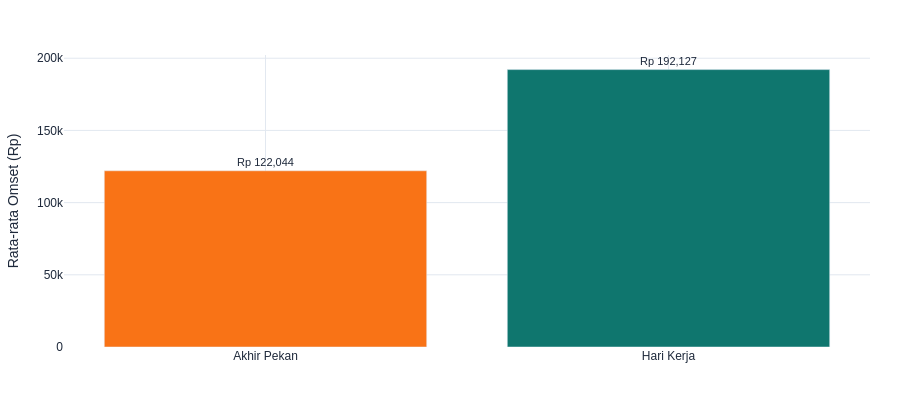

The notebook cell saved with this chart:
### Code cell
# 6. HARI KERJA vs AKHIR PEKAN
df['Tipe_Hari'] = df['Hari'].apply(lambda x: 'Akhir Pekan' if x in ['Sabtu', 'Minggu'] else 'Hari Kerja')
dow_compare = df.groupby('Tipe_Hari')['Omset'].mean().reset_index()
dow_compare.columns = ['Tipe_Hari', 'Rata_rata']

fig6 = px.bar(dow_compare, x='Tipe_Hari', y='Rata_rata', color='Tipe_Hari',
              color_discrete_map={'Hari Kerja': COLORS['primary'], 'Akhir Pekan': COLORS['accent_coral']},
              labels={'Rata_rata': 'Rata-rata Omset (Rp)', 'Tipe_Hari': ''})
fig6.update_traces(texttemplate='Rp %{y:,.0f}', textposition='outside', textfont_size=11)
fig6.update_layout(showlegend=False, yaxis=dict(zeroline=False))
styled(fig6, 400)
fig6.show()
save(fig6, '06_hari_kerja_weekend')

### Figure 1 — Plotly figure (JSON) as saved in the notebook; plotly's stock layout.template omitted (floating-point values rounded to 4 significant figures)
{"data": [{"hovertemplate": "=%{x}<br>Rata-rata Omset (Rp)=%{y}<extra></extra>", "legendgroup": "Akhir Pekan", "marker": {"color": "#F97316", "pattern": {"shape": ""}}, "name": "Akhir Pekan", "orientation": "v", "showlegend": true, "textfont": {"size": 11}, "textposition": "outside", "texttemplate": "Rp %{y:,.0f}", "type": "bar", "x": ["Akhir Pekan"], "xaxis": "x", "y": [122000.0], "yaxis": "y"}, {"hovertemplate": "=%{x}<br>Rata-rata Omset (Rp)=%{y}<extra></extra>", "legendgroup": "Hari Kerja", "marker": {"color": "#0F766E", "pattern": {"shape": ""}}, "name": "Hari Kerja", "orientation": "v", "showlegend": true, "textfont": {"size": 11}, "textposition": "outside", "texttemplate": "Rp %{y:,.0f}", "type": "bar", "x": ["Hari Kerja"], "xaxis": "x", "y": [192100.0], "yaxis": "y"}], "layout": {"barmode": "relative", "font": {"color": "#1E293B", "family": "Arial, Helvetica, sans-serif", "size": 12}, "height": 400, "legend": {"title": {"text": ""}, "tracegroupgap": 0}, "margin": {"b": 40, "l": 50, "r": 30, "t": 55}, "paper_bgcolor": "white", "plot_bgcolor": "white", "showlegend": false, "title": {"font": {"color": "#1E293B", "family": "Arial, Helvetica, sans-serif", "size": 15}, "x": 0, "xanchor": "left"}, "width": 900, "xaxis": {"anchor": "y", "categoryarray": ["Akhir Pekan", "Hari Kerja"], "categoryorder": "array", "domain": [0.0, 1.0], "gridcolor": "#E2E8F0", "title": {"text": ""}, "zeroline": false}, "yaxis": {"anchor": "x", "domain": [0.0, 1.0], "gridcolor": "#E2E8F0", "title": {"text": "Rata-rata Omset (Rp)"}, "zeroline": false}}}
